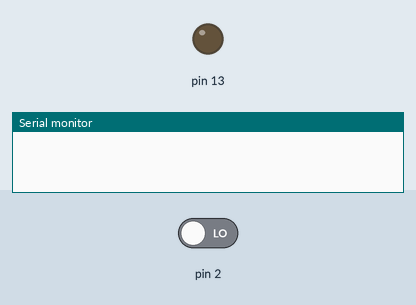
The sketch below on a simulated Arduino Uno, built with avr-gcc and run on an emulated ATmega328P. On the bench: output pins drawn as LEDs (lit = HIGH), the last lines printed to the serial monitor. Inputs (shaded band) come from the test bench; at power-on: pin 2 LOW.

Above: at 1.2 s.
1.3 s: pin 2 driven HIGH
At 2.1 s:
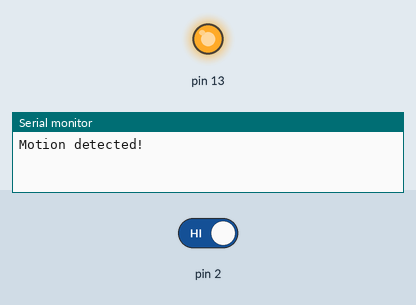
2.8 s: pin 2 driven LOW
At 3.2 s:
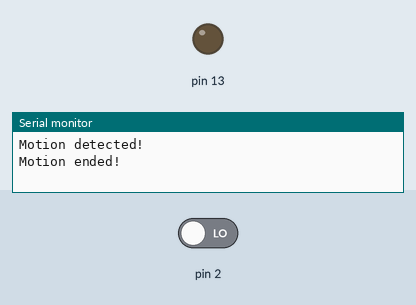
Timing chart, 0 to 5.8 s (numbered marks = the images above; inputs shaded):
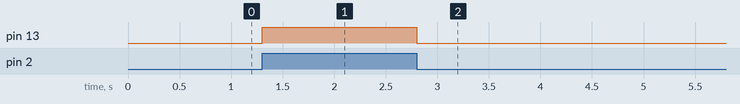

The sketch:

PIR_Motion_Sensor.ino
```cpp
int pirState = LOW;
int val = 0;
void setup()
{
pinMode(13, OUTPUT);
pinMode(2, INPUT);
Serial.begin(9600);
}
void loop()
{
val = digitalRead(2);
if (val == HIGH)
{
digitalWrite(13, HIGH);
if (pirState == LOW)
{
Serial.println("Motion detected!");
pirState = HIGH;
}
}
else
{
digitalWrite(13, LOW);
if (pirState == HIGH)
{
Serial.println("Motion ended!");
pirState = LOW;
}
}
}
```

Measured:
- after the input at 1.3 s, pin 13: LOW → HIGH at once
- after the input at 2.8 s, pin 13: HIGH → LOW at once
